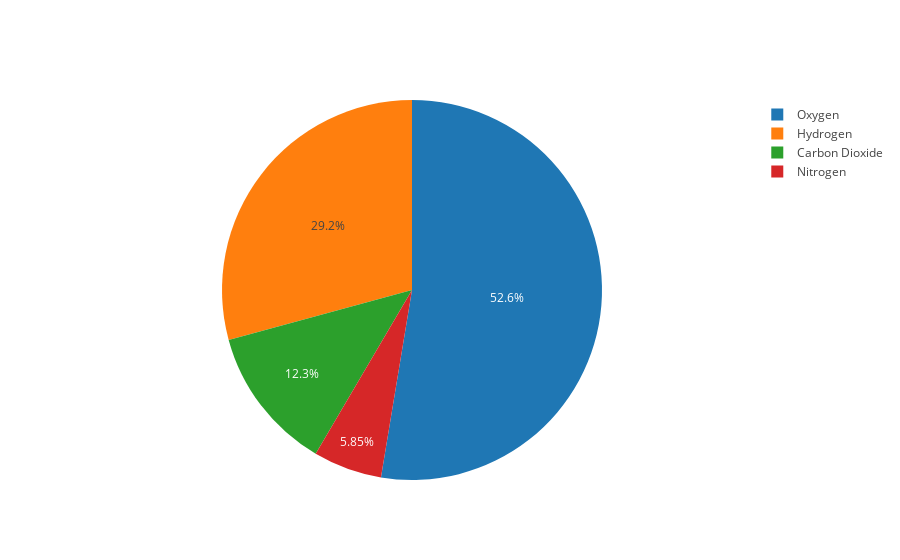

Here is the notebook cell this chart was saved with:
### Code cell
# Pie chart 
gas = ['Oxygen','Hydrogen','Carbon Dioxide','Nitrogen']
volume = [4500,2500,1053,500]

fig = [go.Pie(labels=gas, values=volume)]
iplot(fig)

### Figure 1 — Plotly figure (JSON) as saved in the notebook; plotly's stock layout.template omitted (floating-point values rounded to 4 significant figures)
{"data": [{"labels": ["Oxygen", "Hydrogen", "Carbon Dioxide", "Nitrogen"], "type": "pie", "uid": "56509a1f-66bd-4ac0-8995-6268c6c7b065", "values": [4500, 2500, 1053, 500]}], "layout": {}}
